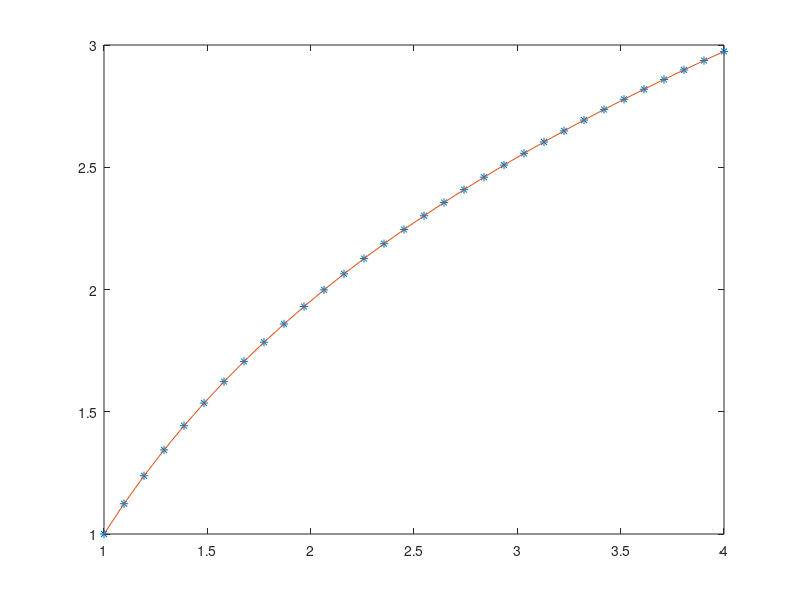

The MATLAB source for this figure:
% Calcula una aproximación por diferencias finitas centradas del 
% PVF lineal: x''(t) = q(t)x(t) + p(t)x'(t)+ r, t en [a,b],
%             x(a)=alpha, x(b)=beta
% Definimos los datos del problema
a = 1;  alpha = 1;
b = 4;  beta = 4^(1/3)+log(4);
p = @(t) 1./(t.^2);         % Funciones p(t), q(t) y r(t)
q = @(t) -11./(3*t) ;       % (evaluables sobre vectores)
r = @(t) 8./(3*t.^2)-log(t)./(t.^2);
% Definimos la discretizacion
N = 30;               % Número de nodos interiores (ha de ser >2)
h = (b-a)/(N+1); 
t = linspace(a,b,N+2);% Nodos, incluidos a y b
tint = (t(2:N+1))';   % Vector columna de N nodos interiores 
% Definición de la matriz A de coeficientes
B = [1+q(tint)*h/2,-2-p(tint)*h^2,1-q(tint)*h/2]./h^2;
A = spdiags(B, [1 0 -1], N, N)';
% Definición del vector de términos independientes
rhs = r(tint);
rhs(1) = rhs(1)-alpha*B(1,1);
rhs(N) = rhs(N)-beta*B(N,3);
% Resolución del sistema
y = A\rhs;  
% Representación de las soluciones numérica y exacta
soln = [alpha; y; beta];
plot(t,soln,'*',t,t.^(1/3)+log(t))